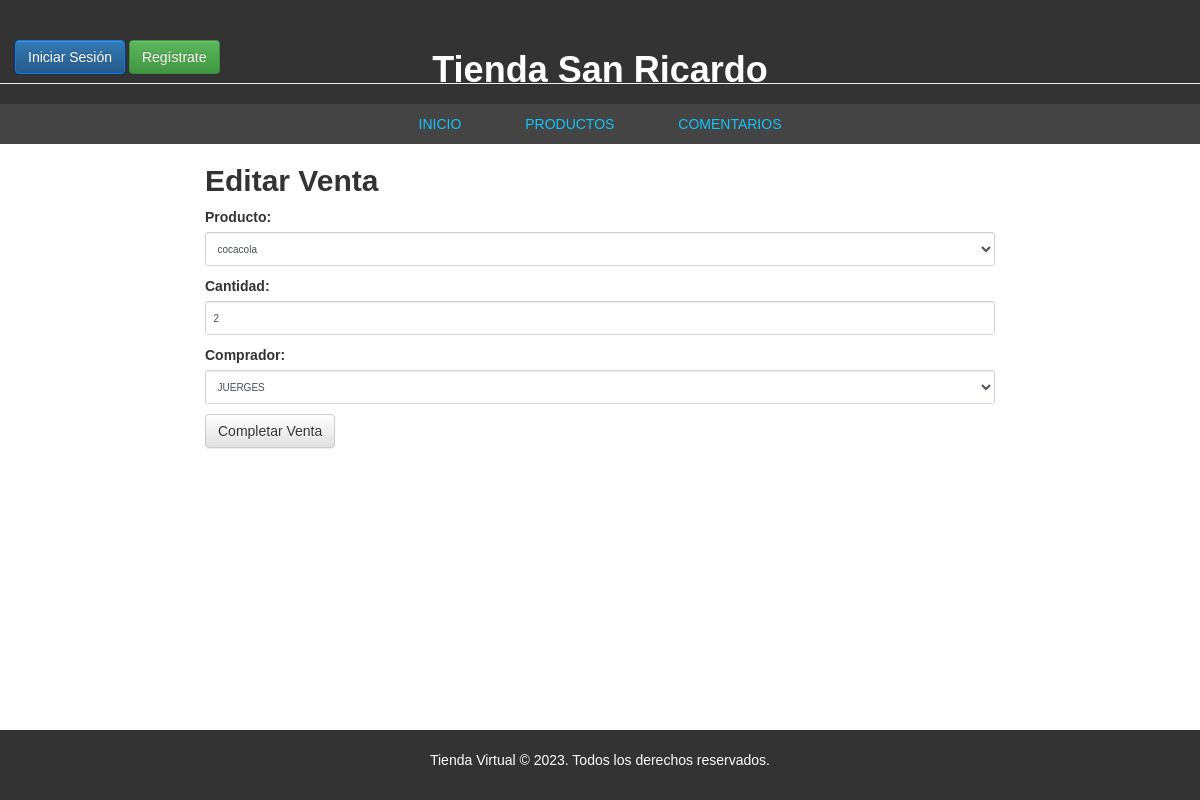
The app's page /sells/12/edit/, older data.
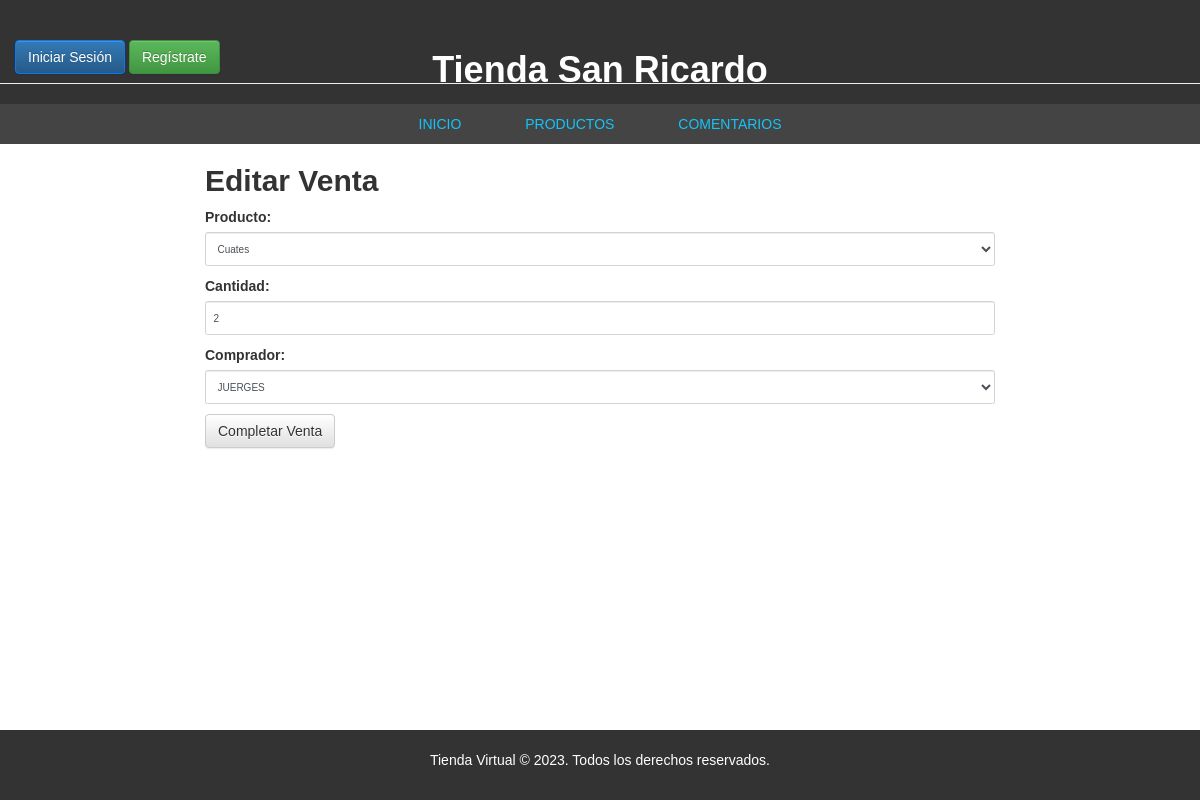
The same page, newer data.
### products/models.py (models this page shows, shortened)
class VentaProducto(models.Model):
    comprador = models.ForeignKey(User, on_delete=models.CASCADE, default=1)
    producto = models.ForeignKey(Producto, on_delete=models.CASCADE)
    cantidad = models.PositiveIntegerField()
    precio_total = models.DecimalField(max_digits=10, decimal_places=2, null=True, blank=True)
    fecha_venta = models.DateTimeField(default=timezone.now)

### products/views.py (the view)
# urls.py: path('sells/<int:pk>/edit/', views.sell_edit, name='sell_edit'),
def sell_edit(request, pk):
    sells = get_object_or_404(VentaProducto, pk=pk)
    if request.method == "POST":
        form = VentaProductoForm(request.POST, instance=sells)
        if form.is_valid():
            sells = form.save(commit=False)
            sells.save()
            return redirect('sell_detail', pk=sells.pk)
    else:
        form = VentaProductoForm(instance=sells)
    return render(request, 'ventas_edit.html', {'form': form})

### products/forms.py
class VentaProductoForm(forms.ModelForm):
    comprador = forms.ModelChoiceField(queryset=User.objects.all(), widget=forms.Select(attrs={'class': 'form-control'}), empty_label="Seleccione un comprador")
    cantidad = forms.IntegerField(min_value=1, widget=forms.NumberInput(attrs={'class': 'form-control'}))
    producto = forms.ModelChoiceField(queryset=Producto.objects.all(), widget=forms.Select(attrs={'class': 'form-control'}), empty_label="Seleccione un producto")
    class Meta:
        model = VentaProducto
        fields = ['producto', 'cantidad', 'comprador']
        widgets = {
            'comprador': forms.Select(attrs={'class': 'form-control'}),
            'cantidad': forms.NumberInput(attrs={'class': 'form-control'}),
            'producto': forms.Select(attrs={'class': 'form-control'}),
        }

### products/models.py (called while the page is built)
    def __str__(self):
        return self.nombre

### products/templates/ventas_edit.html (shortened to what this page needs)
{% extends 'index.html' %}
{% block content %}
    <h2>Editar Venta</h2>
    <form method="POST" class="post-form">
        {{ form.as_p }}
        <button type="submit" class="save btn btn-default">Completar Venta</button>
    </form>
{% endblock %}

Row changes from the older to the newer data that the page shows:
changed VentaProducto "JUERGES": producto "cocacola" → "Cuates"
